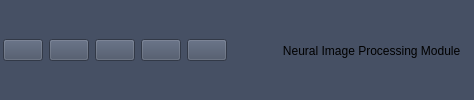
        <widget class="QWidget" name="tool_widget" native="true">
         <property name="styleSheet">
          <string notr="true">background-color: rgb(70, 80, 100);</string>
         </property>
         <layout class="QHBoxLayout" name="horizontalLayout_12">
          <property name="spacing">
           <number>6</number>
          </property>
          <property name="leftMargin">
           <number>3</number>
          </property>
          <property name="topMargin">
           <number>3</number>
          </property>
          <property name="rightMargin">
           <number>3</number>
          </property>
          <property name="bottomMargin">
           <number>2</number>
          </property>
          <item>
           <widget class="QPushButton" name="DataReviseButton">
            <property name="toolTip">
             <string>Image Preview and Revision</string>
            </property>
            <property name="text">
             <string/>
            </property>
           </widget>
          </item>
          <item>
           <widget class="QPushButton" name="DataMakeButton">
            <property name="toolTip">
             <string>Training Set Creation</string>
            </property>
            <property name="text">
             <string/>
            </property>
           </widget>
          </item>
          <item>
           <widget class="QPushButton" name="ModelTrainButton">
            <property name="toolTip">
             <string>Model Training</string>
            </property>
            <property name="text">
             <string/>
            </property>
           </widget>
          </item>
          <item>
           <widget class="QPushButton" name="ModelPredictButton">
            <property name="toolTip">
             <string>Model Prediction</string>
            </property>
            <property name="text">
             <string/>
            </property>
           </widget>
          </item>
          <item>
           <widget class="QPushButton" name="DataStatisticsButton">
            <property name="toolTip">
             <string>Statistical Analysis</string>
            </property>
            <property name="text">
             <string/>
            </property>
           </widget>
          </item>
          <item>
           <spacer name="horizontalSpacer_7">
            <property name="orientation">
             <enum>Qt::Horizontal</enum>
            </property>
            <property name="sizeHint" stdset="0">
             <size>
              <width>40</width>
              <height>20</height>
             </size>
            </property>
           </spacer>
          </item>
          <item>
           <widget class="QLabel" name="label_6">
            <property name="styleSheet">
             <string notr="true">font: 75 11pt &quot;微软雅黑&quot;;</string>
            </property>
            <property name="text">
             <string>   Neural Image Processing Module   </string>
            </property>
           </widget>
          </item>
         </layout>
        </widget>
